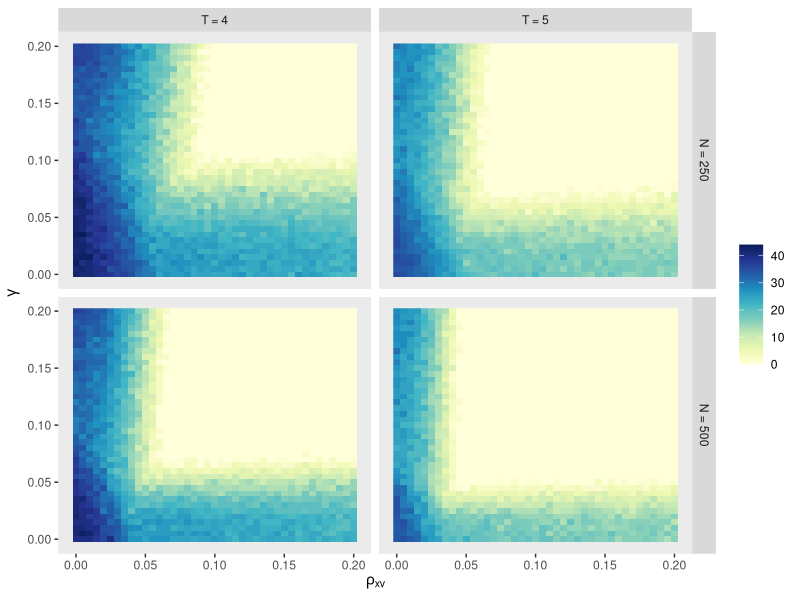
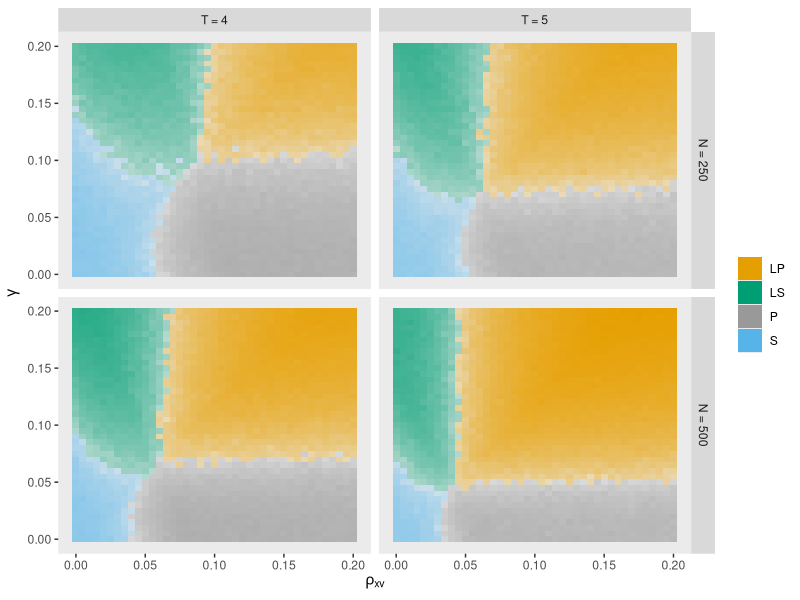
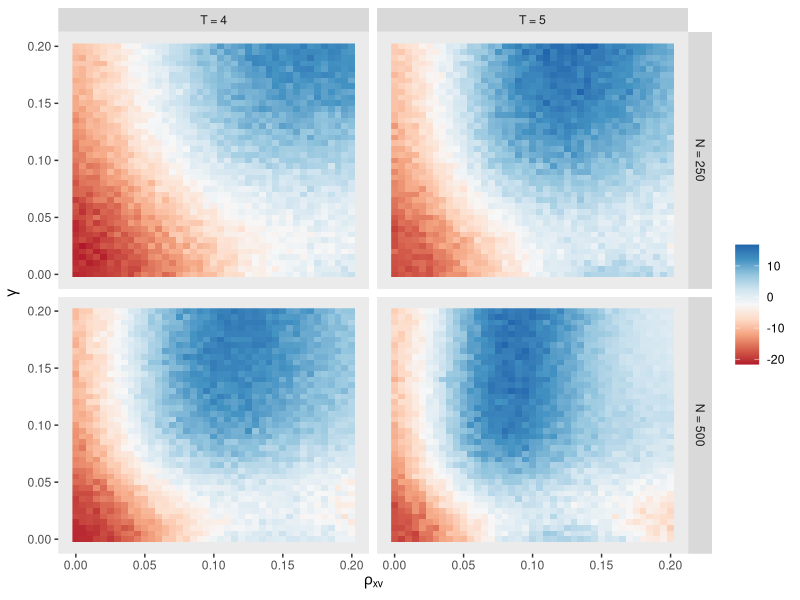
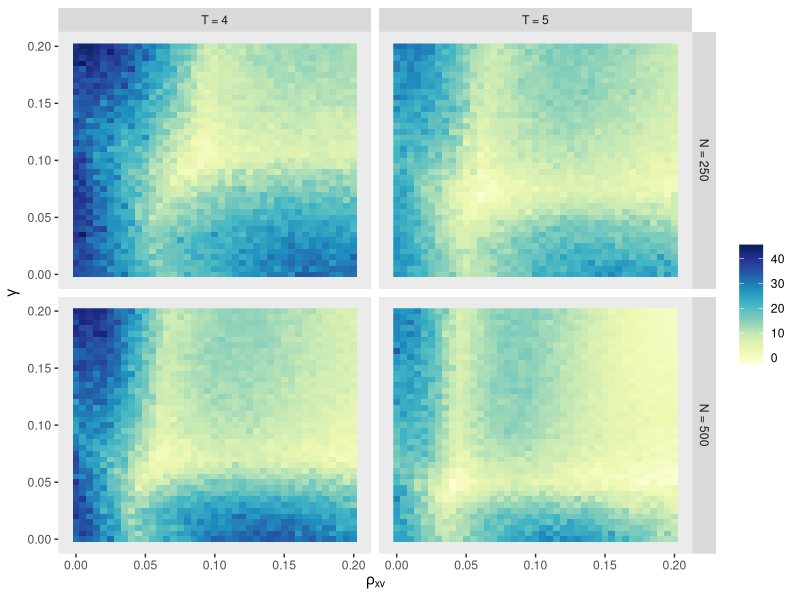
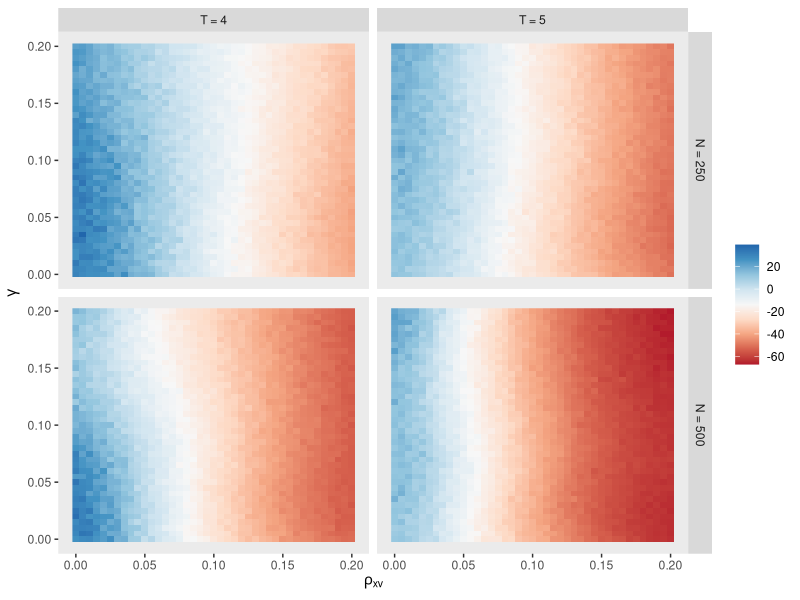
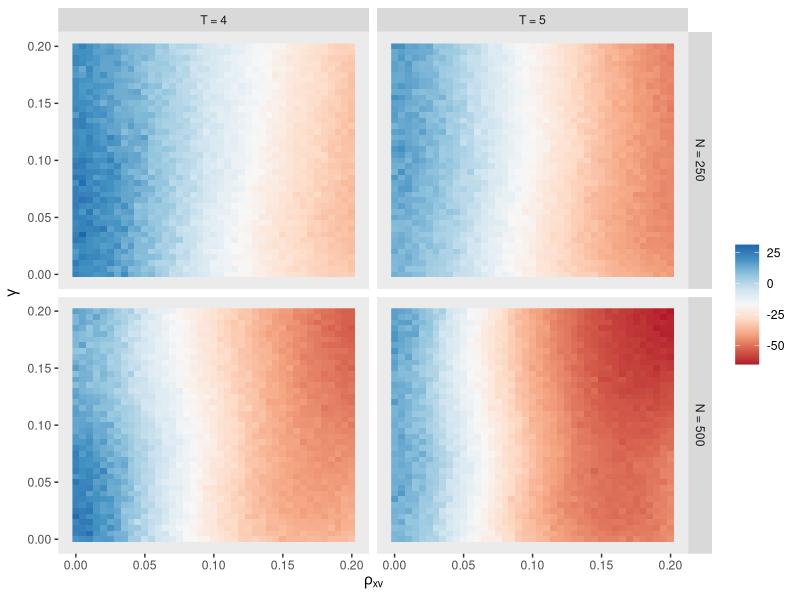
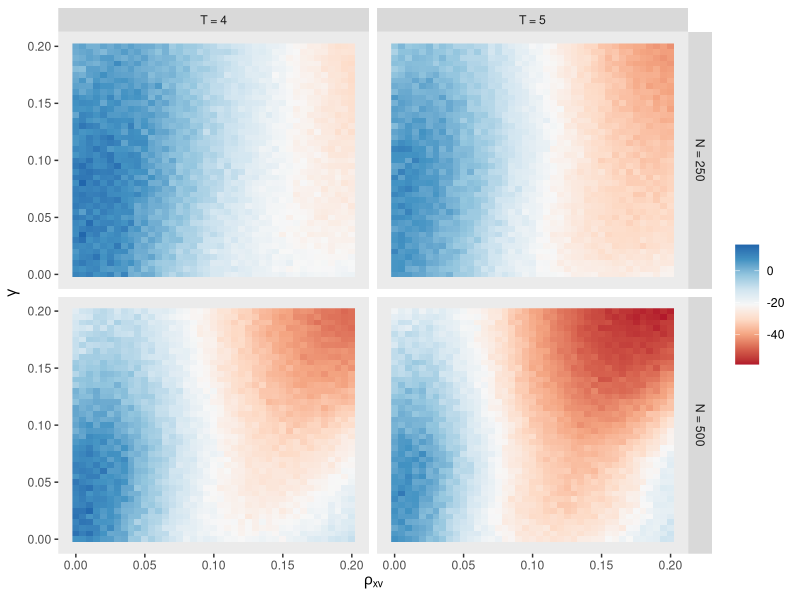
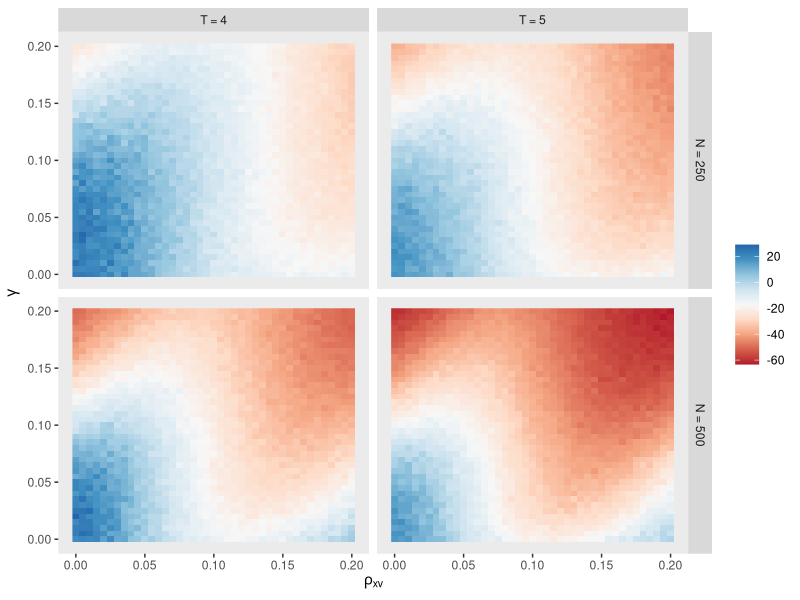

Write R code to recreate these figures, in order.
setwd("~/gfic/simulations/DynamicPanel/results/")

T4_N250 <- read.csv("rmse_T4_N250.csv", stringsAsFactors = FALSE) 
T4_N250 <- data.frame(T4_N250, nt = rep(4, nrow(T4_N250)), 
                      ni = rep(250, nrow(T4_N250)))

T5_N250 <- read.csv("rmse_T5_N250.csv", stringsAsFactors = FALSE) 
T5_N250 <- data.frame(T5_N250, nt = rep(5, nrow(T5_N250)), 
                      ni = rep(250, nrow(T5_N250)))

T4_N500 <- read.csv("rmse_T4_N500.csv", stringsAsFactors = FALSE) 
T4_N500 <- data.frame(T4_N500, nt = rep(4, nrow(T4_N500)), 
                      ni = rep(500, nrow(T4_N500)))

T5_N500 <- read.csv("rmse_T5_N500.csv", stringsAsFactors = FALSE) 
T5_N500 <- data.frame(T5_N500, nt = rep(5, nrow(T5_N500)), 
                      ni = rep(500, nrow(T5_N500)))

results <- rbind(T4_N250, T5_N250, T4_N500, T5_N500)

# Change names of LW and W to match paper
names(results)[which(names(results) == 'LW')] <- 'LP'
names(results)[which(names(results) == 'W')] <- 'P'

rm(T4_N250, T4_N500, T5_N250, T5_N500)

#Save the numeric versions for reordering the factors
orderN <- results$ni
orderT <- results$nt

results$ni <- as.factor(paste('N = ', results$ni, sep = ''))
results$nt <- as.factor(paste('T = ', results$nt, sep = ''))

#Set factor levels manually so that ggplot2 puts the facets in correct order
results$ni <- reorder(results$ni, orderN)
results$nt <- reorder(results$nt, orderT)

rmse <- results[, c('LP', 'LS', 'P', 'S')]
optimal <- as.factor(names(rmse)[apply(rmse, 1, which.min)])
min_rmse <- apply(rmse, 1, min)


# Compare second best estimator to best at given point in parameter space
diff2minus1 <- function(x) { 
  x <- sort(x) 
  x[2] - x[1]
}

ratio2to1 <- function(x) { 
  x <- sort(x)  
  100 * (x[2] - x[1]) / x[2] 
}

rmse_diff <- apply(rmse, 1, diff2minus1)
rmse_percent <- apply(rmse, 1, ratio2to1)

#Comparisons to correct specification
rmse_diff_vs_LP <- apply(rmse - rmse$LP, 1, min)
rmse_percent_vs_LP <- apply((rmse - rmse$LP)/rmse$LP, 1, min)

results <- data.frame(results, optimal, min_rmse, rmse_diff, rmse_percent, 
                      rmse_diff_vs_LP, rmse_percent_vs_LP)

library(ggplot2)


#Compare RMSE of best specification against LP
v <- ggplot(results, aes(r.x.v, gamma))

#testy <- colorRampPalette(c("white", "green1", "green2", "green4"))(4)
#testy <- cm.colors(4)  
library(RColorBrewer)
testy <- brewer.pal(9,"YlGnBu")

#How much better is best specification than LP?
v + geom_raster(aes(fill = round(rmse_percent_vs_LP * -100))) + facet_grid(ni ~ nt) +  
  scale_fill_gradientn(colours = testy, guide = "colorbar") + 
  ylab(expression(gamma)) + xlab(expression(rho[x*v])) + 
  theme(panel.grid.major=element_blank(), panel.grid.minor=element_blank()) + 
  labs(fill = '') 
#+ opts(panel.background = theme_blank(), panel_border = theme_blank(), strip.background = theme_blank()) 
                
#Color-blind palette
cbPalette <- c("#E69F00", "#009E73", "#999999", "#56B4E9")

#Which estimator is optimal in each region of the parameter space?
pdf(file = 'Dpanel_oracle.pdf', width = 6, height = 5)
v + geom_tile(aes(fill = optimal, alpha = rmse_percent)) + 
  facet_grid(ni ~ nt) + ylab(expression(gamma)) + xlab(expression(rho[x*v])) + 
  theme(panel.grid.major=element_blank(),panel.grid.minor=element_blank()) + 
  labs(fill = '') + scale_fill_manual(values = cbPalette) + 
  scale_alpha_continuous(range = c(0.2, 1), guide = 'none', trans = 'sqrt') 
dev.off()
#+ opts(panel.background = element_blank(), panel_border = element_blank(), strip.background = element_blank()) 

# Compare GFIC to: Oracle, Conservative, Aggressive, competing criteria...
results$oracle <- apply(rmse, 1, min)

# Calculate the appropriate comparison (relative to oracle?), plot color "diverging"
# color scale that has white for zero, blue for GFIC better and red for alternative better
diverge <- brewer.pal(9, "RdBu")

# Relative RMSE of GFIC to the true DGP (LP)
pdf(file = 'Dpanel_GFIC_RMSE_rel_LP.pdf', width = 6, height = 5)
v + geom_raster(aes(fill = with(results, 100 * (GFIC - LP) / LP ))) + 
  facet_grid(ni ~ nt) +  
  scale_fill_gradientn(colours = diverge, guide = "colorbar") + 
  ylab(expression(gamma)) + xlab(expression(rho[x*v])) + 
  theme(panel.grid.major=element_blank(), panel.grid.minor=element_blank()) + 
  labs(fill = '') 
dev.off()

# Relative RMSE of GFIC to the oracle
pdf(file = 'Dpanel_GFIC_RMSE_rel_oracle.pdf', width = 6, height = 5)
v + geom_raster(aes(fill = with(results, 100 * (GFIC - oracle) / oracle))) + 
  facet_grid(ni ~ nt) +  
  scale_fill_gradientn(colours = testy, guide = "colorbar") + 
  ylab(expression(gamma)) + xlab(expression(rho[x*v])) + 
  theme(panel.grid.major=element_blank(), panel.grid.minor=element_blank()) + 
  labs(fill = '') 
dev.off()

# Relative RMSE of GFIC to GMM-BIC
pdf(file = 'Dpanel_GFIC_RMSE_rel_BIC.pdf', width = 6, height = 5)
v + geom_raster(aes(fill = with(results, 100 * (GFIC - BIC) / BIC))) + 
  facet_grid(ni ~ nt) +  
  scale_fill_gradientn(colours = diverge, guide = "colorbar") + 
  ylab(expression(gamma)) + xlab(expression(rho[x*v])) + 
  theme(panel.grid.major=element_blank(), panel.grid.minor=element_blank()) + 
  labs(fill = '') 
dev.off()


# Relative RMSE of GFIC to GMM-HQ
pdf(file = 'Dpanel_GFIC_RMSE_rel_HQ.pdf', width = 6, height = 5)
v + geom_raster(aes(fill = with(results, 100 * (GFIC - HQ) / HQ))) + 
  facet_grid(ni ~ nt) +  
  scale_fill_gradientn(colours = diverge, guide = "colorbar") + 
  ylab(expression(gamma)) + xlab(expression(rho[x*v])) + 
  theme(panel.grid.major=element_blank(), panel.grid.minor=element_blank()) + 
  labs(fill = '') 
dev.off()

# Relative RMSE of GFIC to GMM-AIC
pdf(file = 'Dpanel_GFIC_RMSE_rel_AIC.pdf', width = 6, height = 5)
v + geom_raster(aes(fill = with(results, 100 * (GFIC - AIC) / AIC))) + 
  facet_grid(ni ~ nt) +  
  scale_fill_gradientn(colours = diverge, guide = "colorbar") + 
  ylab(expression(gamma)) + xlab(expression(rho[x*v])) + 
  theme(panel.grid.major=element_blank(), panel.grid.minor=element_blank()) + 
  labs(fill = '') 
dev.off()

# Relative RMSE of GFIC to J10
pdf(file = 'Dpanel_GFIC_RMSE_rel_J10.pdf', width = 6, height = 5)
v + geom_raster(aes(fill = with(results, 100 * (GFIC - J10) / J10))) + 
  facet_grid(ni ~ nt) +  
  scale_fill_gradientn(colours = diverge, guide = "colorbar") + 
  ylab(expression(gamma)) + xlab(expression(rho[x*v])) + 
  theme(panel.grid.major=element_blank(), panel.grid.minor=element_blank()) + 
  labs(fill = '') 
dev.off()

# Relative RMSE of GFIC to J5
pdf(file = 'Dpanel_GFIC_RMSE_rel_J5.pdf', width = 6, height = 5)
v + geom_raster(aes(fill = with(results, 100 * (GFIC - J5) / J5))) + 
  facet_grid(ni ~ nt) +  
  scale_fill_gradientn(colours = diverge, guide = "colorbar") + 
  ylab(expression(gamma)) + xlab(expression(rho[x*v])) + 
  theme(panel.grid.major=element_blank(), panel.grid.minor=element_blank()) + 
  labs(fill = '') 
dev.off()

# Clean up
rm(list = ls())